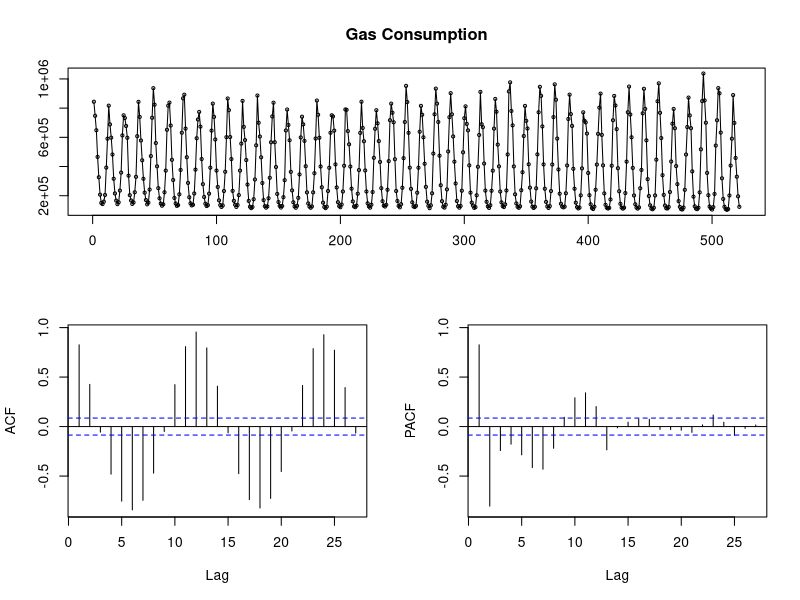
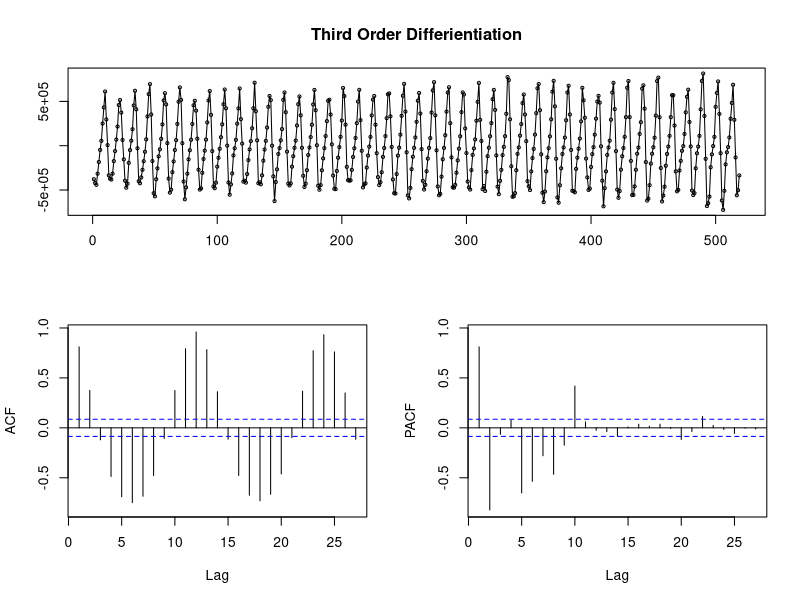
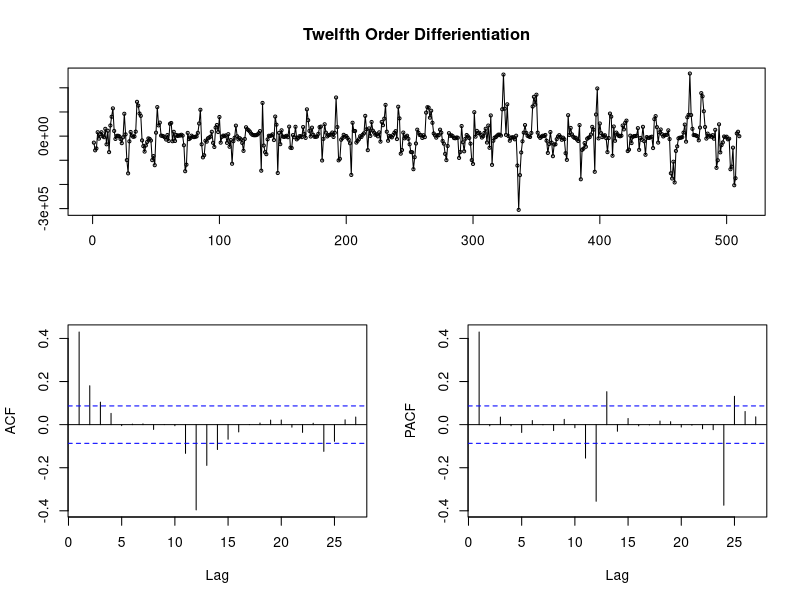
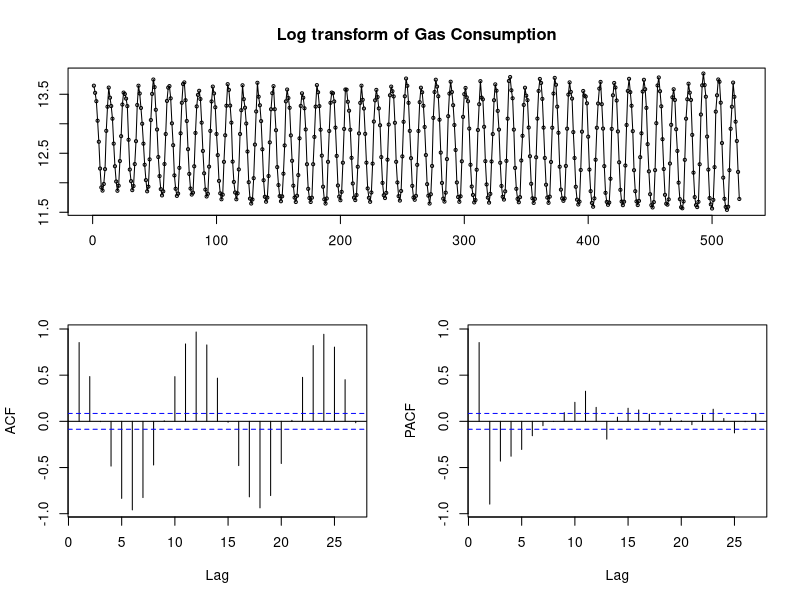
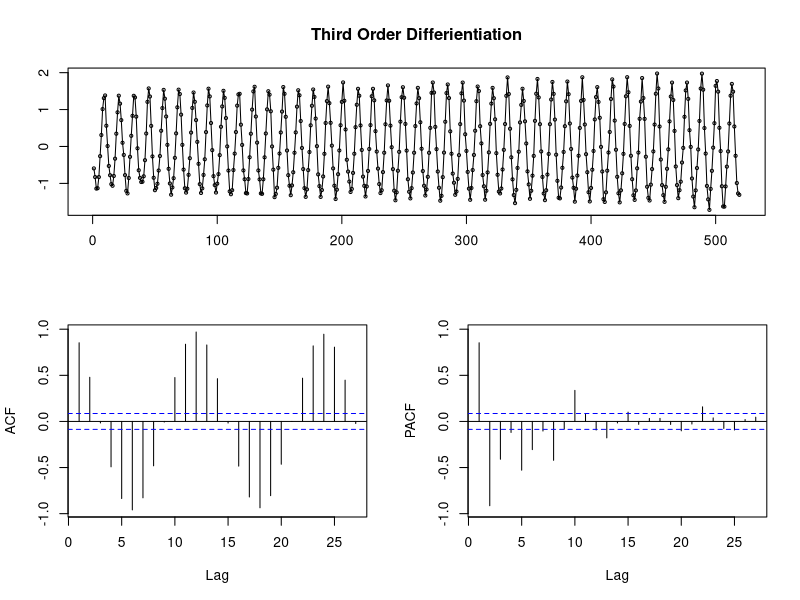
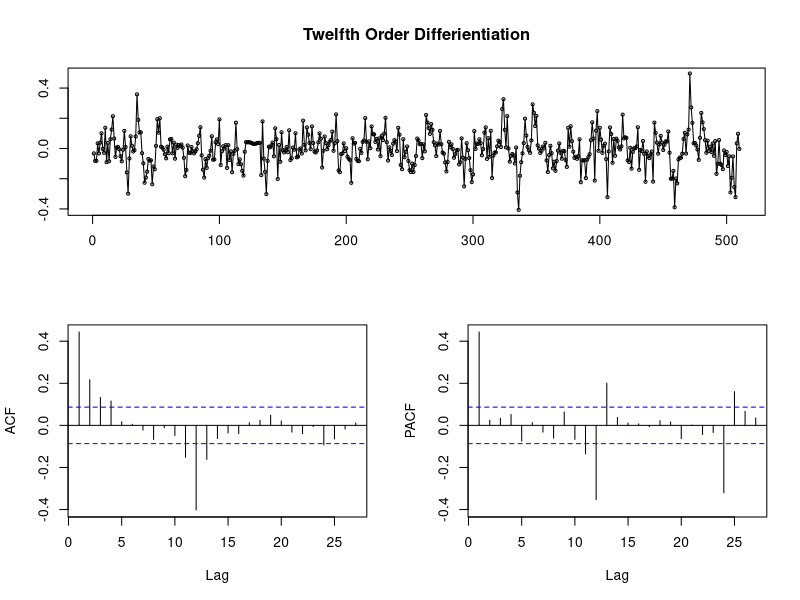

Write the R code that produced these figures, in order. (Note: this script raises an error after producing the figures.)
## ---- chunk 1
library(readr)
library(forecast)
library(ggplot2)
library(knitr)
gas <- na.omit(read_csv("data/gas.csv", col_types = cols(date = col_date(format = "%Y-%m-%d"))))
## ---- chunk 2
rmse <- function(l, r) {sqrt(sum((l - r)^2)/NROW(l))}
exp_rmse <- function(l, r) {rmse(exp(l), exp(r))}
## ---- chunk 3
tsdisplay(gas$gas_cons,main="Gas Consumption")
tsdisplay(diff(gas$gas_cons, 3), main="Third Order Differientiation")
tsdisplay(diff(gas$gas_cons, 12), main="Twelfth Order Differientiation")
## ---- chunk 4
tsdisplay(gas$log_gas_cons,main="Log transform of Gas Consumption")
tsdisplay(diff(gas$log_gas_cons, 3), main="Third Order Differientiation")
tsdisplay(diff(gas$log_gas_cons, 12), main="Twelfth Order Differientiation")
## ---- chunk 5
ndiffs(gas$log_gas_cons, alpha=0.05, test=c("kpss","adf", "pp"), max.d=2)
nsdiffs(gas$log_gas_cons, m=12, test=c("ocsb","ch"), max.D=1)
## ---- chunk 6
lgas = ts(gas$log_gas_cons, start = c(1973, 1), frequency=12)
train = window(lgas, start = c(1973, 1), end = c(2015, 6))
test = window(lgas, start = c(2015,7), end = c(2016, 6))

dgas = ts(gas$gas_cons, start = c(1973, 1), frequency=12)
dtrain = window(dgas, start = c(1973, 1), end = c(2015, 6))
dtest = window(dgas, start = c(2015, 7), end = c(2016, 6))
## ---- chunk 7
decomp = stl(train, s.window="periodic")
plot(decomp)
## ---- chunk 8
stlfk_naive = forecast(decomp, method="naive", h=12)
summary(stlfk_naive)
accuracy(stlfk_naive, test)
## ---- chunk 9
stlfk_ets = forecast(decomp, method="ets", h=12)
summary(stlfk_ets)
accuracy(stlfk_ets, test)
## ---- chunk 10
stlfk_arima = forecast(decomp, method="arima", h=12)
summary(stlfk_arima)
accuracy(stlfk_arima, test)
## ---- chunk 11
kable(data.frame("naive"=exp_rmse(stlfk_naive$mean, test), 
           "ets"=exp_rmse(stlfk_ets$mean, test), 
           "arima"=exp_rmse(stlfk_arima$mean, test), row.names = "RMSE"), align='c')
## ---- chunk 12
ddecomp = stl(dtrain, s.window="periodic")
plot(ddecomp)
## ---- chunk 13
dstl_naive = forecast(ddecomp, method="naive", h=12)
dstl_ets = forecast(ddecomp, method="ets", h=12)
dstl_arima = forecast(ddecomp, method="arima", h=12)

summary(dstl_naive)
summary(dstl_ets)
summary(dstl_arima)

accuracy(dstl_naive, dtest)
accuracy(dstl_arima, dtest)
accuracy(dstl_ets, dtest)
## ---- chunk 14
autofit = auto.arima(train, seasonal=TRUE)
print(autofit)
tsdisplay(residuals(autofit))
autofk = forecast(autofit,h=12)
accuracy(autofk,test)
## ---- chunk 15
custfit = Arima(train, order=c(4,0,1), seasonal=c(0,1,1))
print(custfit)
tsdisplay(residuals(custfit))
custfk = forecast(custfit,h=12)
accuracy(custfk,test)
## ---- chunk 16
dautofit = auto.arima(dtrain, seasonal=TRUE)
print(dautofit)
dautofk = forecast(dautofit,h=12)
accuracy(dautofk,dtest)
## ---- chunk 17
kable(data.frame("Direct"=accuracy(dautofk,dtest)[2, "RMSE"], 
           "Logarithm"=exp_rmse(autofk$mean, test), row.names="RMSE"), align='c')
## ---- chunk 18
err = data.frame("RMSE" = rep(0, 2010-1973+1), row.names = seq(1973, 2010))
for (y in 1973:2010){
    model = Arima(window(train, start=c(y,1)), order=c(2,0,0), seasonal=c(1,1,1), include.drift = TRUE)
    rmse = accuracy(forecast(model, h=12),test)[2,"RMSE"]
    err[as.character(y),] = rmse
}
ggplot(err)+geom_line(aes(x=as.numeric(row.names(err)), y=RMSE))
## ---- chunk 19
errm = data.frame("RMSE" = rep(0, 12), row.names = seq(1, 12))
for (m in 1:12){
    model = Arima(window(train, start=c(2000,m)), order=c(2,0,0), seasonal=c(1,1,1), include.drift = TRUE)
    rmse = accuracy(forecast(model, h=12),test)[2,"RMSE"]
    errm[as.character(m),] = rmse
}
ggplot(errm)+geom_line(aes(x=as.numeric(row.names(errm)), y=RMSE))+scale_x_continuous(breaks=seq(1,12))
## ---- chunk 20
roll = function(p,d,q,P,D,Q, drift){
    RMSE = rep(0,28)
    for (y in 1973:2000){
        tr = window(lgas, start=c(y,7), end=c(y+15,6))
        te = window(lgas, start=c(y+15,7), end=c(y+16,6))
        model = Arima(tr, order=c(p,d,q), seasonal=c(P,D,Q), include.drift = drift)
        RMSE[y+1-1973] = accuracy(forecast(model, h=12),te)[2,"RMSE"] 
    }
    return(RMSE)
}
## ---- chunk 21
eval = data.frame('run'=seq(1:28))
eval['arima_v1'] = roll(2,0,0,1,1,1,TRUE)
eval['arima_v2'] = roll(4,0,0,0,1,1,FALSE)
eval['arima_v3'] = roll(2,0,0,1,1,1,FALSE)
eval['arima_v4'] = roll(1,0,0,0,1,1,TRUE)
eval['arima_v5'] = roll(1,0,0,0,1,1,FALSE)
ggplot(stack(eval[,names(eval) != "run"]))+geom_boxplot(aes(x=ind, y=values))+
    labs(x='model', title="Model Performances", y="RMSE")
## ---- chunk 22
finalModel = Arima(train, order=c(4,0,0), seasonal=c(0,1,1), include.drift = FALSE)
finalFkst = forecast(finalModel, 12)
accuracy(finalFkst, test)[2,"RMSE"]
exp_rmse(finalFkst$mean, test)
